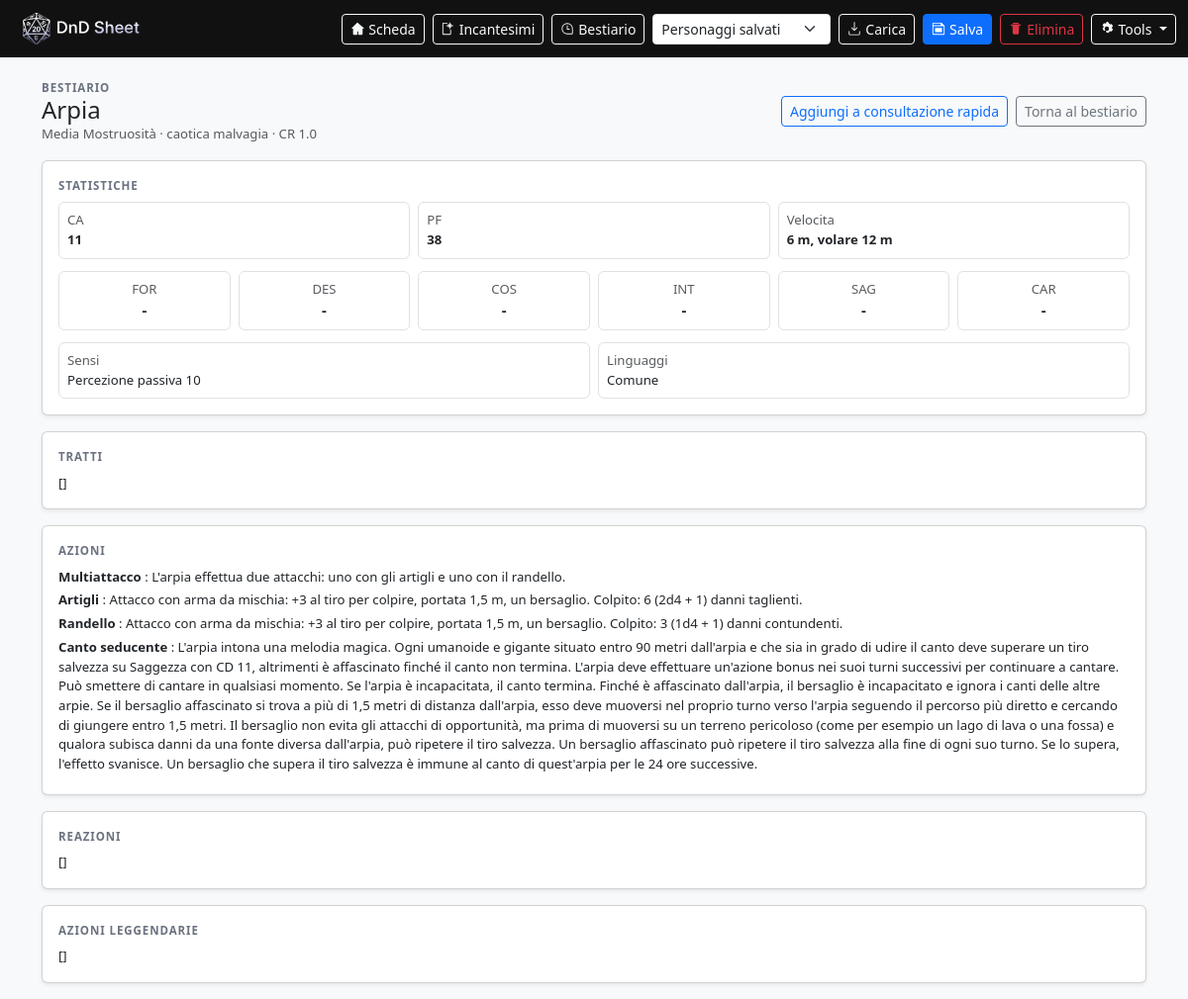
The app's page /bestiary/825 with its own data.
### tables this page shows
CREATE TABLE monsters (
            id INTEGER PRIMARY KEY AUTOINCREMENT,

            slug TEXT NOT NULL UNIQUE,
            name_it TEXT NOT NULL,
            cr REAL NOT NULL,                  -- GS (Challenge Rating)
            size TEXT NOT NULL,                -- es: "Piccola", "Media"...
            type TEXT NOT NULL,                -- es: "Umanoide", "Bestia"...
            alignment TEXT,                    -- testo libero

            ac INTEGER,                        -- opzionale
            hp INTEGER,                        -- opzionale
            speed_text TEXT,                   -- testo libero (es: "9 m, volare 18 m")

            senses_text TEXT,
            languages_text TEXT,

            -- Campi “semi-strutturati” in JSON (azioni/abilità ecc.)
            stats_json TEXT,                   -- For/Des/Con/Int/Sag/Car
            traits_json TEXT,
            actions_json TEXT,
            reactions_json TEXT,
            legendary_actions_json TEXT,

            description TEXT,                  -- parafrasi/riassunto (opzionale)
            source TEXT,

            created_at TEXT NOT NULL DEFAULT (datetime('now')),
            updated_at TEXT NOT NULL DEFAULT (datetime('now'))
        );

### app.py (the view)
    @app.get("/bestiary/<int:monster_id>")
    def bestiary_detail(monster_id: int):
        pg = get_pg()
        characters = list_characters()
        with connect() as conn:
            ensure_schema(conn)
            table_name, cols = _resolve_bestiary_table(conn)
            if not table_name:
                return ("Bestiario non disponibile", 404)
            row = conn.execute(f"SELECT * FROM {table_name} WHERE id = ?", (monster_id,)).fetchone()
            if not row:
                return ("Mostro non trovato", 404)
            monster = _row_to_dict(row)
        def pick(*names: str) -> Any:
            for key in names:
                if key in monster and monster.get(key) not in (None, ""):
                    return monster.get(key)
            return None
        stats = monster.get("stats_json")
        stats_map: dict[str, Any] = {}
        if isinstance(stats, str) and stats.strip().startswith("{"):
            try:
                parsed = json.loads(stats)
                if isinstance(parsed, dict):
                    stats_map = parsed
            except Exception:
                stats_map = {}
        monster_std = {
            "id": monster.get("id"),
            "name": pick("name_it", "name"),
            "cr": pick("cr", "challenge_rating"),
            "size": pick("size"),
            "type": pick("type"),
            "alignment": pick("alignment"),
            "ac": pick("ac", "armor_class"),
            "hp": pick("hp", "hit_points"),
            "speed": pick("speed_text", "speed"),
            "senses": pick("senses_text", "senses"),
            "languages": pick("languages_text", "languages"),
            "str": pick("str", "strength", "for") or stats_map.get("str"),
            "dex": pick("dex", "dexterity", "des") or stats_map.get("dex"),
            "con": pick("con", "constitution", "cos") or stats_map.get("con"),
            "int": pick("int", "intelligence") or stats_map.get("int"),
            "wis": pick("wis", "wisdom", "sag") or stats_map.get("wis"),
            "cha": pick("cha", "charisma", "car") or stats_map.get("cha"),
        }
        monster_sections = _build_monster_sections(monster)
        quick_ids = set(_quick_monster_ids(pg))
        return render_template(
            "monster_detail.html",
            pg=pg,
            characters=characters,
            monster=monster,
            monster_std=monster_std,
            monster_sections=monster_sections,
            in_quick=(monster_id in quick_ids),
            available_columns=sorted(cols),
        )

### app.py (called while the page is built, shortened)
def new_pg() -> dict:
    return json.loads(json.dumps(DEFAULT_PG, ensure_ascii=False))

def clamp_int(v: Any, default: int, min_v: int | None = None, max_v: int | None = None) -> int:
    try:
        x = int(v)
    except Exception:
        x = default
    if min_v is not None:
        x = max(min_v, x)
    if max_v is not None:
        x = min(max_v, x)
    return x

def normalize_choice(v: Any, options: list[str], default: str) -> str:
    return v if isinstance(v, str) and v in options else default

def _clean_text(v: Any, max_len: int = 60) -> str:
    return str(v or "").strip()[:max_len]

def _normalize_attack_entry(raw: Any) -> dict[str, str]:
    base = {"weapon_id": "", "custom_name": "", "custom_dice": "", "custom_kind": "melee", "damage_type": ""}
    if isinstance(raw, dict):
        base.update({k: _clean_text(raw.get(k), 60) for k in base.keys()})
    if base["weapon_id"] not in WEAPONS and base["weapon_id"] != "custom":
        base["weapon_id"] = ""
    if base["custom_kind"] not in ("melee", "ranged"):
        base["custom_kind"] = "melee"
    return base

def ensure_lineage_state(pg: dict) -> None:
    if not str(pg.get("lineage", "")).startswith("Mezzelfo"):
        pg["lineage_extra_stats"] = [None, None]
        return

def get_pg() -> dict:
    pg = session.get("pg")
    return normalize_pg(pg)

def _class_code_from_name_it(name_it: str | None) -> str | None:
    if not name_it:
        return None
    try:
        with connect() as conn:
            ensure_schema(conn)
            row = conn.execute(
                "SELECT code FROM classes WHERE name_it = ?",
                ((name_it or "").strip(),),
            ).fetchone()
            if row and row[0]:
                return str(row[0])
    except Exception:
        return None
    return None

def _table_columns(conn: sqlite3.Connection, table_name: str) -> set[str]:
    rows = conn.execute(f"PRAGMA table_info({table_name})").fetchall()
    out: set[str] = set()
    for row in rows:
        try:
            name = row["name"] if isinstance(row, sqlite3.Row) else row[1]
        except Exception:
            name = None
        if name:
            out.add(str(name))
    return out

def _row_to_dict(row: Any) -> dict:
    if row is None:
        return {}
    if isinstance(row, sqlite3.Row):
        return dict(row)

def _quick_monster_ids(pg: dict) -> list[int]:
    raw = pg.get("quick_monsters")
    out: list[int] = []
    if not isinstance(raw, list):
        return out
    return out

### templates/monster_detail.html (shortened to what this page needs)
{% extends "base.html" %}
{% block content %}
<div class="row g-3">
  <div class="col-12">
    <div class="d-flex justify-content-between align-items-center">
      <div>
        <div class="label mb-0">Bestiario</div>
        <h2 class="h4 mb-0">{{ monster_std.name or "Mostro" }}</h2>
        <div class="small text-muted">
          {% if monster_std.size %}{{ monster_std.size }}{% endif %}
          {% if monster_std.type %} {{ monster_std.type }}{% endif %}
          {% if monster_std.alignment %} · {{ monster_std.alignment }}{% endif %}
          {% if monster_std.cr is not none and monster_std.cr != "" %} · CR {{ monster_std.cr }}{% endif %}
        </div>
      </div>
      <div class="d-flex gap-2">
        {% if in_quick %}
          <form method="post" action="{{ url_for('bestiary_quick_remove', monster_id=monster_std.id) }}" class="m-0">
            <input type="hidden" name="next" value="{{ request.full_path }}">
            <button class="btn btn-sm btn-outline-danger" type="submit">Rimuovi da consultazione rapida</button>
          </form>
        {% else %}
          <form method="post" action="{{ url_for('bestiary_quick_add', monster_id=monster_std.id) }}" class="m-0">
            <button class="btn btn-sm btn-outline-primary" type="submit">Aggiungi a consultazione rapida</button>
          </form>
        {% endif %}
        <a class="btn btn-sm btn-outline-secondary" href="{{ url_for('bestiary') }}">Torna al bestiario</a>
      </div>
    </div>
  </div>
  <div class="col-12">
    <div class="card shadow-sm">
      <div class="card-body">
        <div class="label mb-2">Statistiche</div>
        <div class="row g-2 small">
          <div class="col-12 col-md-4">
            <div class="border rounded p-2 bg-white">
              <div class="text-muted">CA</div>
              <div class="mono fw-bold">{{ monster_std.ac if monster_std.ac is not none else "-" }}</div>
            </div>
          </div>
          <div class="col-12 col-md-4">
            <div class="border rounded p-2 bg-white">
              <div class="text-muted">PF</div>
              <div class="mono fw-bold">{{ monster_std.hp if monster_std.hp is not none else "-" }}</div>
            </div>
          </div>
          <div class="col-12 col-md-4">
            <div class="border rounded p-2 bg-white">
              <div class="text-muted">Velocita</div>
              <div class="mono fw-bold">{{ monster_std.speed or "-" }}</div>
            </div>
          </div>
        </div>
        <div class="row g-2 mt-1">
          <div class="col-2"><div class="border rounded p-2 bg-white text-center"><div class="small text-muted">FOR</div><div class="mono fw-bold">{{ monster_std.str if monster_std.str is not none else "-" }}</div></div></div>
          <div class="col-2"><div class="border rounded p-2 bg-white text-center"><div class="small text-muted">DES</div><div class="mono fw-bold">{{ monster_std.dex if monster_std.dex is not none else "-" }}</div></div></div>
          <div class="col-2"><div class="border rounded p-2 bg-white text-center"><div class="small text-muted">COS</div><div class="mono fw-bold">{{ monster_std.con if monster_std.con is not none else "-" }}</div></div></div>
          <div class="col-2"><div class="border rounded p-2 bg-white text-center"><div class="small text-muted">INT</div><div class="mono fw-bold">{{ monster_std.int if monster_std.int is not none else "-" }}</div></div></div>
          <div class="col-2"><div class="border rounded p-2 bg-white text-center"><div class="small text-muted">SAG</div><div class="mono fw-bold">{{ monster_std.wis if monster_std.wis is not none else "-" }}</div></div></div>
          <div class="col-2"><div class="border rounded p-2 bg-white text-center"><div class="small text-muted">CAR</div><div class="mono fw-bold">{{ monster_std.cha if monster_std.cha is not none else "-" }}</div></div></div>
        </div>
        <div class="row g-2 mt-1 small">
          <div class="col-12 col-lg-6">
            <div class="border rounded p-2 bg-white">
              <div class="text-muted">Sensi</div>
              <div>{{ monster_std.senses or "-" }}</div>
            </div>
          </div>
          <div class="col-12 col-lg-6">
            <div class="border rounded p-2 bg-white">
              <div class="text-muted">Linguaggi</div>
              <div>{{ monster_std.languages or "-" }}</div>
            </div>
          </div>
        </div>
      </div>
    </div>
  </div>
  {% for section in monster_sections %}
    <div class="col-12">
      <div class="card shadow-sm">
        <div class="card-body">
          <div class="label mb-2">{{ section.title }}</div>
          {% if section.kind == "items" %}
            <ul class="list-unstyled mb-0 small">
              {% for item in section["items"] %}
                <li class="mb-1">
                  {% if item.name %}<span class="fw-semibold">{{ item.name }}</span>{% endif %}
                  {% if item.name and item.desc %}: {% endif %}
                  {{ item.desc }}
                </li>
              {% endfor %}
            </ul>
          {% else %}
            <div class="small" style="white-space: pre-wrap;">{{ section.text }}</div>
          {% endif %}
        </div>
      </div>
    </div>
  {% endfor %}
</div>
{% endblock %}

### static/css/app.css (style rules this page uses)
:root { --app-font: system-ui, -apple-system, "Segoe UI", Roboto, "Helvetica Neue", Arial, "Noto Sans", sans-serif; --bs-body-font-family: var(--app-font); --bs-font-sans-serif: var(--app-font); }
html, body { font-family: var(--app-font) !important; }
body { font-size: 0.94rem; padding-top: 64px; }
.navbar, .card, .dropdown-menu, .btn, .form-control, .form-select, .input-group-text, table, .table, .list-group, .badge { font-family: var(--app-font) !important; }
.mono { font-family: inherit !important; font-variant-numeric: tabular-nums; }
.label { font-size: 0.72rem; text-transform: uppercase; letter-spacing: 0.08em; color: #6b7280; font-weight: 700; }

### records on screen
monsters: name_it "Arpia", size "Media", type "Mostruosità", alignment "caotica malvagia", cr "1.0", ac "11", hp "38", speed_text "6 m, volare 12 m", senses_text "Percezione passiva 10", languages_text "Comune", title "TRATTI", text "[]", title "REAZIONI", title "AZIONI LEGGENDARIE"

### other values on screen
{{ monster_std.str if monster_std.str is not none else "-" }} "-"
{{ monster_std.dex if monster_std.dex is not none else "-" }} "-"
{{ monster_std.con if monster_std.con is not none else "-" }} "-"
{{ monster_std.int if monster_std.int is not none else "-" }} "-"
{{ monster_std.wis if monster_std.wis is not none else "-" }} "-"
{{ monster_std.cha if monster_std.cha is not none else "-" }} "-"
{{ section.title }} "AZIONI"
{{ item.name }} "Multiattacco" "Artigli" "Randello" "Canto seducente"
{{ item.desc }} "L'arpia effettua due attacchi: uno con gli artigli e uno con il randello." "Attacco con arma da mischia: +3 al tiro per colpire, portata 1,5 m, un bersaglio. Colpito: 6 (2d4 + 1) danni taglienti." "Attacco con arma da mischia: +3 al tiro per colpire, portata 1,5 m, un bersaglio. Colpito: 3 (1d4 + 1) danni contundenti."
